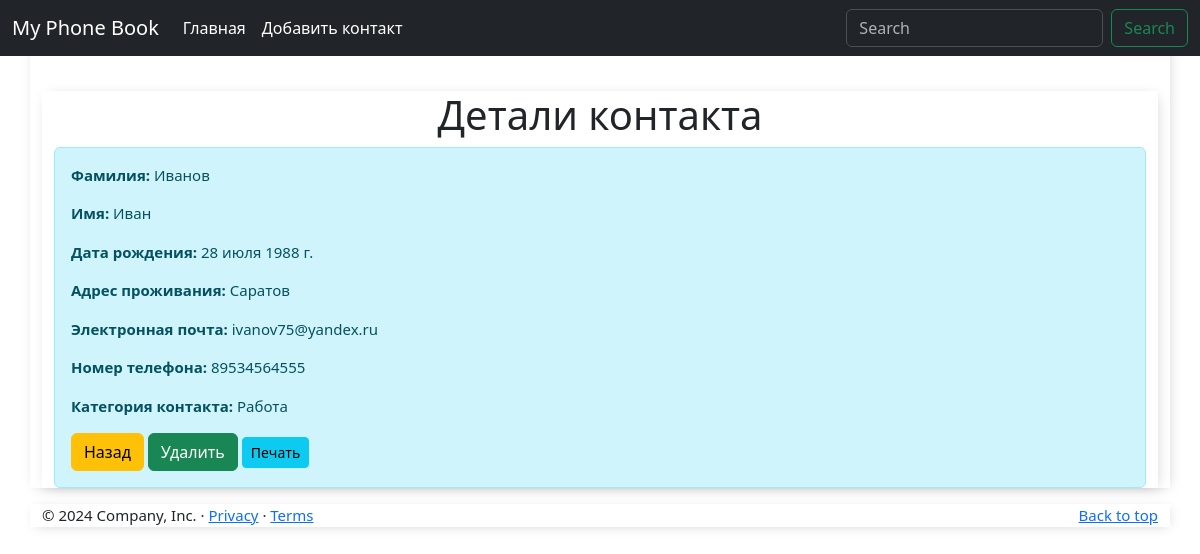
The app's page /contact/3/ with its own data.
### phone_book_app/models.py (models this page shows, shortened)
class Contact(models.Model):
    CATEGORY_CHOICES = (
        ('Друзья', 'Друзья'),
        ('Семья', 'Семья'),
        ('Работа', 'Работа'),
    )
    last_name = models.CharField(max_length=50, verbose_name='Фамилия')
    first_name = models.CharField(max_length=50, verbose_name='Имя')
    date_of_birth = models.DateField(verbose_name='Дата рождения', null=True, blank=True)
    address = models.CharField(max_length=100, verbose_name='Адрес проживания')
    email = models.CharField(max_length=100, verbose_name='Электронная почта')
    phone_number = models.CharField(max_length=15, verbose_name='Номер телефона')
    category = models.CharField(max_length=10, verbose_name='Категория контакта', choices=CATEGORY_CHOICES)

### phone_book_app/views.py (the view)
# urls.py: path('contact/<int:pk>/', views.contact_detail, name='contact_detail'),
def contact_detail(request, pk):
    contact = get_object_or_404(Contact, pk=pk)
    context = {
        'contact': contact,
    }
    return render(request, 'contact_detail.html', context)

### phone_book_app/templates/contact_detail.html (shortened to what this page needs)
{% extends 'base.html' %}
{% block content %}
<br>
<div class="container mt-5">
    <h1 class="text-center">Детали контакта</h1>
    <div class="alert alert-info">
        <p><strong>Фамилия:</strong> {{ contact.last_name }}</p>
        <p><strong>Имя:</strong> {{ contact.first_name }}</p>
        <p><strong>Дата рождения:</strong> {{ contact.date_of_birth }}</p>
        <p><strong>Адрес проживания:</strong> {{ contact.address }}</p>
        <p><strong>Электронная почта:</strong> {{ contact.email }}</p>
        <p><strong>Номер телефона:</strong> {{ contact.phone_number }}</p>
        <p><strong>Категория контакта:</strong> {{ contact.get_category_display }}</p>
        <a href="{% url 'display_contacts' %}" class="btn btn-warning" role="button">Назад</a>
        <a href="{% url 'delete_contact' contact.pk %}" class="btn btn-success" role="button">Удалить</a>
        <a href="{% url 'print_contacts' %}" class="btn btn-info btn-sm" onclick="window.print();">Печать</a>
    </div>
</div>
{% endblock %}

### phone_book_app/static/css/main.css (style rules this page uses)
body { background: #FAFAFA; font-family: 'Nunito Sans', sans-serif; }
.container { max-width: 550px; font-size: 15px; margin: auto; background: #ffff; -webkit-box-shadow: 2px 2px 13px -4px rgba(0, 0, 0, 0.21); box-shadow: 2px 2px 13px -4px rgba(0, 0, 0, 0.21); }
::placeholder { font-weight: 300; opacity: 0.5; }

### phone_book_app/static/css/styles.css (style rules this page uses)
body { margin-top: 20px; padding-top: 20px; font-family: 'Roboto', sans-serif; height: 100vh; background-repeat: no-repeat; background-size: cover; color: black; }

### records on screen
Contact: last_name "Иванов", first_name "Иван", date_of_birth "28 июля 1988 г.", address "Саратов", email "ivanov75@yandex.ru", phone_number "89534564555", category "Работа"
